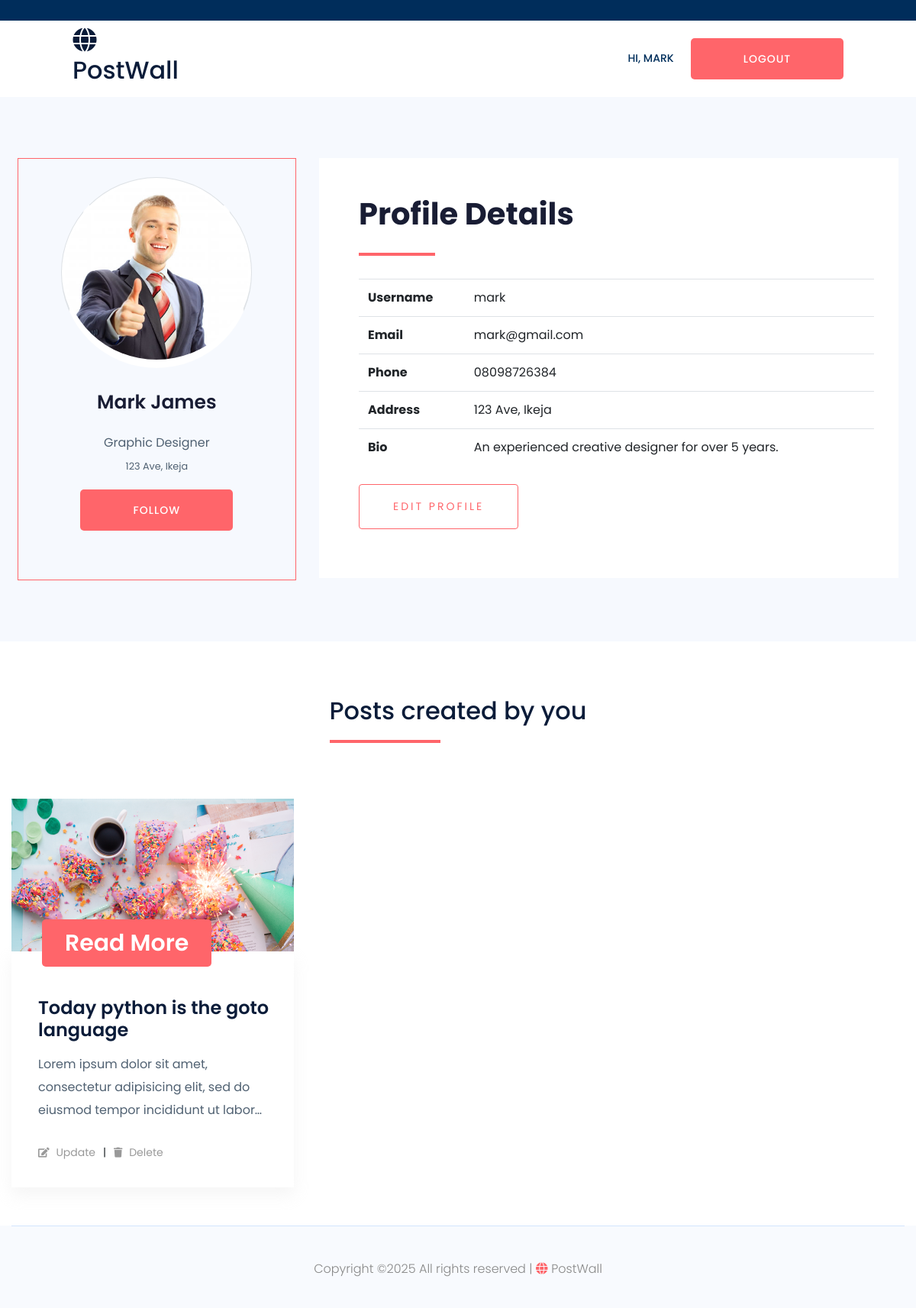
/users/profile/ (signed in), run on the app's committed database.
### users/models.py (models this page shows, shortened)
class CustomUser(AbstractUser):
    email = models.EmailField(unique=True)
    phone = models.CharField(max_length=11,blank=True,null=True)
    address = models.CharField(max_length=50,blank=True,null=True)
    bio = models.TextField(blank=True,null=True)
    occupation = models.CharField(max_length=50,blank=True,null=True)
    profile_pic = models.ImageField(upload_to='profileimg',blank=True,null=True)
    USERNAME_FIELD = 'email'
    REQUIRED_FIELDS = ['username']

### posts/models.py (models this page shows, shortened)
class Post(models.Model):
    user = models.ForeignKey(settings.AUTH_USER_MODEL,on_delete=models.CASCADE,blank=True,null=True,related_name='posts')
    title = models.CharField(max_length=100,unique=True)
    slug = models.SlugField()
    content = models.TextField()
    thumbnail = models.ImageField(upload_to='postimg')
    created = models.DateField(auto_now_add=True)
    updated = models.DateField(auto_now=True)
    featured = models.BooleanField(default=False)
    category = models.ForeignKey(Category,on_delete=models.CASCADE,blank=True,null=True,related_name='posts')

### users/views.py (the view)
# urls.py: path('profile/',views.profile,name='profile'),
@login_required(login_url='users:login')
def profile(request):
    user = request.user
    posts = Post.objects.filter(user=user)
    context = {'user':user,'posts':posts}
    return render(request,'users/profile.html',context)

### users/templates/users/profile.html (shortened to what this page needs)
{% extends "layout.html" %}
{% load static %}
{% block content %}
    <main>
        <div class="team-profile py-5">
            <div class="container bg-outline-dark pt-4">
                <div class="row p-2 mb-4">
                    <div class="col-xl-4 col-lg-4 col-md-6">
                        <div class="single-profile">
                            <div class="single-profile-front pb-5" style="border:1px solid #ff656a;">
                                <div class="profile-img text-center pt-4">
                                    {% if user.profile_pic %}
                                        <img style="width:250px;height:250px;border-radius:50%;" class="img-fluid img-thumbnail" src="{{ user.profile_pic.url }}" alt="">
                                    {% else %}
                                        <img style="width:250px;height:250px;border-radius:50%;" class="img-fluid img-thumbnail" src="{% static 'assets/img/avatar.png' %}" alt="">
                                    {% endif %}
                                </div>
                                <div class="profile-caption text-center">
                                    <h4><a href="#">{{ user.first_name }} {{ user.last_name }}</a></h4>
                                    <p>
                                        {{ user.occupation }} <br>
                                        <small>{{ user.address }}</small>
                                    </p>
                                </div>
                                <div class="text-center pb-3">
                                    <a href="#" class="btn header-btn">Follow</a>
                                </div>
                            </div>
                        </div>
                    </div>
                    <div class="col-xl-8 col-lg-8 col-md-6">
                        <div class="single-profile">
                            <div class="single-profile-back-last" style="border:none;">
                                <h2 class="mt-3">Profile Details</h2>
                                <table class="table">
                                    <tr>
                                        <th>Username</th>
                                        <td>{{ user.username }}</td>
                                    </tr>
                                    <tr>
                                        <th>Email</th>
                                        <td>{{ user.email }}</td>
                                    </tr>
                                    <tr>
                                        <th>Phone</th>
                                        <td>{{ user.phone }}</td>
                                    </tr>
                                    <tr>
                                        <th>Address</th>
                                        <td>{{ user.address }}</td>
                                    </tr>
                                    <tr>
                                        <th>Bio</th>
                                        <td>{{ user.bio }}</td>
                                    </tr>
                                </table>
                                <div class="form-group mt-4">
                                    <a href="{% url 'users:update_profile' %}" class="button rounded button-contactForm boxed-btn">Edit Profile</a>
                                </div>
                            </div>
                        </div>
                    </div>
                </div>
            </div>
        </div>
        <div>
            <div class="container">
                <div class="row">
                    <div class="col-12">
                        <div class="single-profile mb-30 mt-4 mb-5">
                            <h2 class="p-5 text-center"><span class="pb-3" style="border-bottom:4px solid #ff656a;">Posts cre</span>ated by you</h2>
                        </div>
                    </div>
                </div>
                <div class="row">
                    {% for post in posts %}
                        <div class="col-md-4">
                            <article class="blog_item">
                                <div class="blog_item_img">
                                    <img height="200" class="card-img rounded-0" src="{{ post.thumbnail.url }}" alt="">
                                    <a href="{% url 'posts:detail' slug=post.slug %}" class="blog_item_date">
                                        <h3>Read More</h3>
                                    </a>
                                </div>
                                <div class="blog_details">
                                    <a class="d-inline-block" href="{% url 'posts:detail' slug=post.slug %}">
                                        <h2>{{ post.title }}</h2>
                                    </a>
                                    <p>{{ post.content|safe|truncatechars:'100' }}</p>
                                    <ul class="blog-info-link">
                                        <li><a href="{% url 'posts:update' slug=post.slug %}"><i class="fa fa-edit"></i> Update</a></li>
                                        <li><a href="{% url 'posts:delete' slug=post.slug %}"><i class="fa fa-trash"></i> Delete</a></li>
                                    </ul>
                                </div>
                            </article>
                        </div>
                    {% empty %}
                        <div class="col-12 text-center pb-5">
                            <h5 class="">You have'nt added any post yet.</h5>
                            <a href="{% url 'posts:add' %}" class="btn">Add A Post Now</a>
                        </div>
                    {% endfor %}
                </div>
            </div>
        </div>
    </main>
{% endblock content %}

### templates/layout.html (shortened to what this page needs)
<!doctype html>
{% load static %}
<html class="no-js" lang="zxx">
    <head>
            <link rel="stylesheet" href="{% static 'assets/css/bootstrap.min.css' %}">
            <link rel="stylesheet" href="{% static 'assets/css/owl.carousel.min.css' %}">
            <link rel="stylesheet" href="{% static 'assets/css/flaticon.css' %}">
            <link rel="stylesheet" href="{% static 'assets/css/slicknav.css' %}">
            <link rel="stylesheet" href="{% static 'assets/css/animate.min.css' %}">
            <link rel="stylesheet" href="{% static 'assets/css/magnific-popup.css' %}">
            <link rel="stylesheet" href="{% static 'assets/css/fontawesome-all.min.css' %}">
            <link rel="stylesheet" href="{% static 'assets/css/themify-icons.css' %}">
            <link rel="stylesheet" href="{% static 'assets/css/slick.css' %}">
            <link rel="stylesheet" href="{% static 'assets/css/nice-select.css' %}">
            <link rel="stylesheet" href="{% static 'assets/css/style.css' %}">
   </head>
   <body>
    <header>
       <div class="header-area">
            <div class="main-header ">
                <div class="header-top top-bg d-none d-lg-block">
                   <div class="container-fluid">
                       <div class="col-xl-12">
                       </div>
                   </div>
                </div>
               <div class="header-bottom  header-sticky">
                    <div class="container-fluid">
                        <div class="row align-items-center">
                            <div class="col-xl-2 col-lg-1 col-md-1">
                                <div class="logo">
                                  <a href="{% url 'posts:home' %}">
                                    <h2><i class="fa fa-globe"></i> PostWall</h2>
                                  </a>
                                </div>
                            </div>
                            <div class="col-xl-8 col-lg-8 col-md-8">
                                <div class="main-menu f-right d-none d-lg-block">
                                    <nav>
                                        <ul id="navigation">
                                            {% if request.user.is_authenticated %}
                                                <li>
                                                    <a href="#">Hi, {{ request.user.username }}</a>
                                                </li>
                                            {% else %}
                                                <li>
                                                    <a></a>
                                                </li>
                                            {% endif %}
                                        </ul>
                                    </nav>
                                </div>
                            </div>
                            <div class="col-xl-2 col-lg-3 col-md-3">
                                <div class="header-right-btn f-right d-none d-lg-block">
                                    {% if request.user.is_authenticated %}
                                        <form action="{% url 'users:logout' %}" method="post">
                                            <button class="btn header-btn">Logout</button>
                                        </form>
                                    {% else %}
                                        <a href="{% url 'users:login' %}" class="btn header-btn">Login / Register</a>
                                    {% endif %}
                                </div>
                            </div>
                            <div class="col-12">
                            </div>
                        </div>
                    </div>
               </div>
            </div>
       </div>
    </header>
    {% block content %}
    {% endblock content %}
   <footer>
       <div class="footer-bottom-area footer-bg">
           <div class="container">
               <div class="footer-border">
                    <div class="row d-flex align-items-center">
                        <div class="col-xl-12 ">
                            <div class="footer-copy-right text-center">
                                <p>
  Copyright &copy;<script>document.write(new Date().getFullYear());</script> All rights reserved | <i class="fa fa-globe"></i> PostWall
  </p>
                            </div>
                        </div>
                    </div>
               </div>
           </div>
       </div>
   </footer>
    </body>
</html>

### data on the page
CustomUser: user.username "MARK", profile_pic (picture), first_name "Mark", last_name "James", occupation "Graphic Designer", address "123 Ave, Ikeja", username "mark", email "mark@gmail.com", phone "08098726384", bio "An experienced creative designer for over 5 years."
Post: thumbnail (picture), title "Today python is the goto language", content "Lorem ipsum dolor sit amet, consectetur adipisicing elit, sed do eiusmod tempor incididunt ut labor…"
